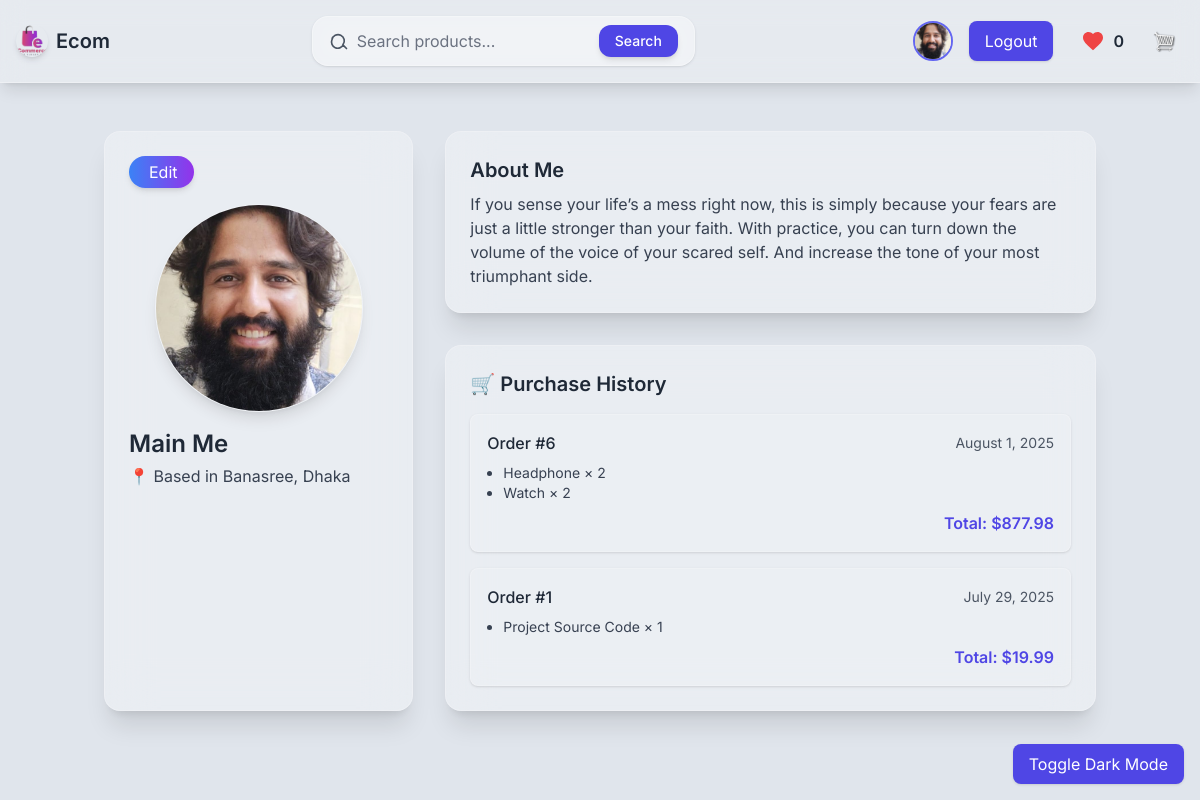
The app's page /account/ (signed in) with its own data.
### accounts/models.py (models this page shows, shortened)
class Profile(models.Model):
    user = models.OneToOneField(User, on_delete=models.CASCADE, null=True, blank=True)
    name = models.CharField(max_length=200, blank=True, null=True)
    email = models.EmailField(max_length=500, blank=True, null=True)
    username = models.CharField(max_length=200, blank=True, null=True)
    location = models.CharField(max_length=200, blank=True, null=True, default="Earth")
    short_intro = models.CharField(max_length=200, blank=True, null=True, default="This is a default bio. User has not added a bio yet.")
    bio = models.TextField(blank=True, null=True)
    profile_image = models.ImageField(null=True, blank=True, upload_to='profiles/', default="profiles/user-default.png")
    social_github = models.CharField(max_length=200, blank=True, null=True)
    social_linkedin = models.CharField(max_length=200, blank=True, null=True)
    social_website = models.CharField(max_length=200, blank=True, null=True)
    created = models.DateTimeField(auto_now_add=True)
    id = models.UUIDField(default=uuid.uuid4, unique=True, primary_key=True, editable=False)
    class Meta:
        ordering = ['created']
    @property
    def imageURL(self):
        try:
            url = self.profile_image.url
        except:
            url = ''
        return url

class Order(models.Model):
    customer = models.ForeignKey(Customer, on_delete=models.SET_NULL, null=True, blank=True)
    date_ordered = models.DateTimeField(auto_now_add=True)
    complete = models.BooleanField(default=False)
    transaction_id = models.CharField(max_length=100, null=True, blank=True)
    @property
    def get_cart_total(self):
        return sum(item.get_total for item in self.orderitem_set.all())

class OrderItem(models.Model):
    product = models.ForeignKey(Product, on_delete=models.SET_NULL, null=True)
    order = models.ForeignKey(Order, on_delete=models.SET_NULL, null=True)
    quantity = models.IntegerField(default=0, null=True, blank=True)
    date_added = models.DateTimeField(auto_now_add=True)
    @property
    def get_total(self):
        return self.product.price * self.quantity

class Product(models.Model):
    name = models.CharField(max_length=200)
    price = models.DecimalField(max_digits=7, decimal_places=2)
    digital = models.BooleanField(default=False, null=True, blank=True)
    image = models.ImageField(null=True, blank=True, upload_to='products/')

### accounts/views.py (the view)
# urls.py: path('account/', views.userAccount, name="account"),
@login_required(login_url='login')
def userAccount(request):
    profile, created = Profile.objects.get_or_create(user=request.user)
    completed_orders = Order.objects.filter(customer=request.user.customer, complete=True).order_by('-date_ordered')
    context = {'profile': profile, 'completed_orders': completed_orders}
    return render(request, 'accounts/account.html', context)

### accounts/context_processors.py (called while the page is built)
def wishlist_count(request):
    if request.user.is_authenticated:
        wishlist = Wishlist.objects.filter(customer__user=request.user).first()
        count = wishlist.products.count() if wishlist else 0
    else:
        count = 0
    return {'wishlist_count': count}

### accounts/templates/accounts/account.html (shortened to what this page needs)
{% extends 'main.html' %}
{% block content %}
<main class="my-12">
  <div class="container mx-auto px-4">
    <div class="grid grid-cols-1 md:grid-cols-3 gap-8">
      <div
        class="backdrop-blur-xl bg-white/30 dark:bg-gray-800/30 p-6 rounded-2xl border border-white/20 dark:border-gray-500/20 shadow-xl transition transform hover:scale-[1.03] hover:shadow-2xl cursor-pointer"
      >
        <a
          class="inline-block bg-gradient-to-r from-blue-500 to-purple-600 text-white py-1 px-4 rounded-full mb-4 shadow-md hover:shadow-lg transition"
          href="{% url 'edit-account' %}"
        >
          Edit
        </a>
        <img
          class="w-52 h-52 mx-auto rounded-full border border-white/30 shadow-lg object-cover"
          src="{{ profile.imageURL }}"
          alt="Profile Image"
        />
        <h2 class="mt-4 text-2xl font-semibold text-gray-800 dark:text-white">{{ profile.name }}</h2>
        <p class="mt-1 text-gray-700 dark:text-gray-400">📍 Based in {{ profile.location }}</p>
      </div>
      <div class="md:col-span-2 space-y-8">
        <div
          class="backdrop-blur-xl bg-white/30 dark:bg-gray-800/30 p-6 rounded-2xl border border-white/20 dark:border-gray-500/20 shadow-xl transition transform hover:scale-[1.02] hover:shadow-2xl cursor-default"
        >
          <h3 class="text-xl font-semibold mb-2 text-gray-800 dark:text-white">About Me</h3>
          <p class="text-gray-700 dark:text-gray-300">{{ profile.bio }}</p>
        </div>
<div
  class="backdrop-blur-xl bg-white/30 dark:bg-gray-800/30 p-6 rounded-2xl border border-white/20 dark:border-gray-500/20 shadow-xl transition transform hover:scale-[1.02] hover:shadow-2xl cursor-default"
>
  <h3 class="text-xl font-semibold text-gray-800 dark:text-white mb-4">🛒 Purchase History</h3>
  {% if completed_orders %}
    <ul class="space-y-4">
      {% for order in completed_orders %}
        <li class="border border-white/20 dark:border-gray-600 rounded-lg p-4 shadow bg-white/10 dark:bg-gray-700/20">
          <div class="flex justify-between items-center">
            <span class="font-medium text-gray-800 dark:text-gray-100">Order #{{ order.id }}</span>
            <span class="text-sm text-gray-600 dark:text-gray-300">{{ order.date_ordered|date:"F j, Y" }}</span>
          </div>
          <ul class="ml-4 mt-2 text-sm text-gray-700 dark:text-gray-200 list-disc">
            {% for item in order.orderitem_set.all %}
              <li>{{ item.product.name }} × {{ item.quantity }}</li>
            {% endfor %}
          </ul>
          <div class="text-right text-indigo-600 font-semibold mt-2">
            Total: ${{ order.get_cart_total|floatformat:2 }}
          </div>
        </li>
      {% endfor %}
    </ul>
  {% else %}
    <p class="text-gray-600 dark:text-gray-400 italic">You haven’t purchased anything yet.</p>
  {% endif %}
</div>
      </div>
    </div>
  </div>
</main>
{% endblock %}

### templates/main.html (shortened to what this page needs)
<!DOCTYPE html>
{% load static %}
<html >
<head>
  <script src="https://cdn.tailwindcss.com"></script>
  <link rel="stylesheet" href="https://cdnjs.cloudflare.com/ajax/libs/font-awesome/6.5.0/css/all.min.css" />
</head>
<body class="bg-[#e0e5ec] dark:bg-[#2d3748] text-gray-800 dark:text-gray-100 font-inter">
  {% include 'navbar.html' %}
  {% block content %}
  {% endblock content %}
  <div class="fixed bottom-4 right-4">
<button onclick="toggleDarkMode()" class="px-4 py-2 bg-indigo-600 text-white rounded-lg shadow hover:bg-indigo-700 transition">
  Toggle Dark Mode
</button>
  </div>
</body>
</html>

### templates/navbar.html (shortened to what this page needs)
{% load static %}
{% load widget_tweaks %}
<header
  x-data="{ mobileOpen: false }"
  class="bg-white/20 dark:bg-gray-900/40 backdrop-blur-md shadow-lg border-b border-white/30 dark:border-gray-700"
>
  <div class="max-w-7xl mx-auto px-4 py-4 flex items-center justify-between">
    <a href="{% url 'store' %}" class="flex items-center space-x-2">
      <img src="{% static 'images/products/logof.png' %}" alt="Ecom Logo" class="h-8 w-8 rounded-full shadow-md" />
      <span class="text-xl font-semibold text-gray-800 dark:text-white">Ecom</span>
    </a>
    <form method="get" action="{% url 'store' %}"
      class="hidden md:flex items-center gap-2 bg-white/30 dark:bg-gray-800/40 backdrop-blur-md border border-white/30 dark:border-gray-700 rounded-2xl shadow px-4 py-2 focus-within:ring-2 focus-within:ring-indigo-500 transition-all">
      <svg class="w-5 h-5 text-gray-600 dark:text-gray-300" fill="none" stroke="currentColor" stroke-width="2"
          viewBox="0 0 24 24" xmlns="http://www.w3.org/2000/svg">
        <path stroke-linecap="round" stroke-linejoin="round"
              d="M21 21l-4.35-4.35m0 0A7.5 7.5 0 103.5 10.5a7.5 7.5 0 0013.65 6.15z"></path>
      </svg>
      <input
        type="text"
        name="search_query"
        placeholder="Search products..."
        value="{{ search_query|default:'' }}"
        class="flex-1 bg-transparent text-gray-900 dark:text-white placeholder-gray-500 dark:placeholder-gray-400 focus:outline-none"
      />
      <button type="submit"
        class="bg-indigo-600 hover:bg-indigo-700 text-white px-4 py-1.5 rounded-xl text-sm font-medium shadow-md transition">
        Search
      </button>
    </form>
    <nav class="hidden md:flex items-center space-x-4">
      {% if request.user.is_authenticated %}
        <a href="{% url 'account' %}" class="ml-4">
          <img src="{{ profile.profile_image.url }}" alt="Profile"
          class="w-10 h-10 rounded-full border-2 border-indigo-500 object-cover hover:scale-105 transition" />
        </a>
        <a href="{% url 'logout' %}" class="px-4 py-2 bg-indigo-600 text-white rounded-lg shadow hover:bg-indigo-700 transition">Logout</a>
      {% else %}
        <a href="{% url 'login' %}" class="px-4 py-2 bg-indigo-600 text-white rounded-lg shadow hover:bg-indigo-700 transition">Login/Sign Up</a>
      {% endif %}
      <a href="{% url 'wishlist' %}" class="flex items-center gap-2 px-3 py-2 rounded-lg hover:bg-indigo-100 dark:hover:bg-indigo-700 transition cursor-pointer">
        <svg xmlns="http://www.w3.org/2000/svg" class="h-6 w-6 text-red-500" fill="currentColor" viewBox="0 0 24 24" stroke="none">
          <path d="M12 21.35l-1.45-1.32C5.4 15.36 2 12.28 2 8.5 2 5.42 4.42 3 7.5 3c1.74 0 3.41 0.81 4.5 2.09C13.09 3.81 14.76 3 16.5 3 19.58 3 22 5.42 22 8.5c0 3.78-3.4 6.86-8.55 11.54L12 21.35z"/>
        </svg>
        <span class="font-semibold text-gray-800 dark:text-white">{{ wishlist_count|default:"0" }}</span>
      </a>
      <a href="{% url 'cart' %}" class="flex items-center gap-2">
        <img src="{% static 'images/products/cart.png' %}" alt="Cart" class="w-6 h-6 rounded-full" />
      </a>
    </nav>
  </div>
</header>

### records on screen
Profile: profile_image (picture), imageURL (picture), name "Main Me", location "Banasree, Dhaka", bio "If you sense your life’s a mess right now, this is simply because your fears are just a little stronger than your faith. With practice, you can turn down the volume of the voice of your scared self. And increase the tone of your most triumphant side."
Order: id "6", date_ordered "August 1, 2025", get_cart_total "877.98"
OrderItem: product.name "Headphone", quantity "2"
OrderItem: product.name "Watch", quantity "2"
Order: id "1", date_ordered "July 29, 2025", get_cart_total "19.99"
OrderItem: product.name "Project Source Code", quantity "1"

### other values on screen
{{ wishlist_count|default:"0" }} "0"
